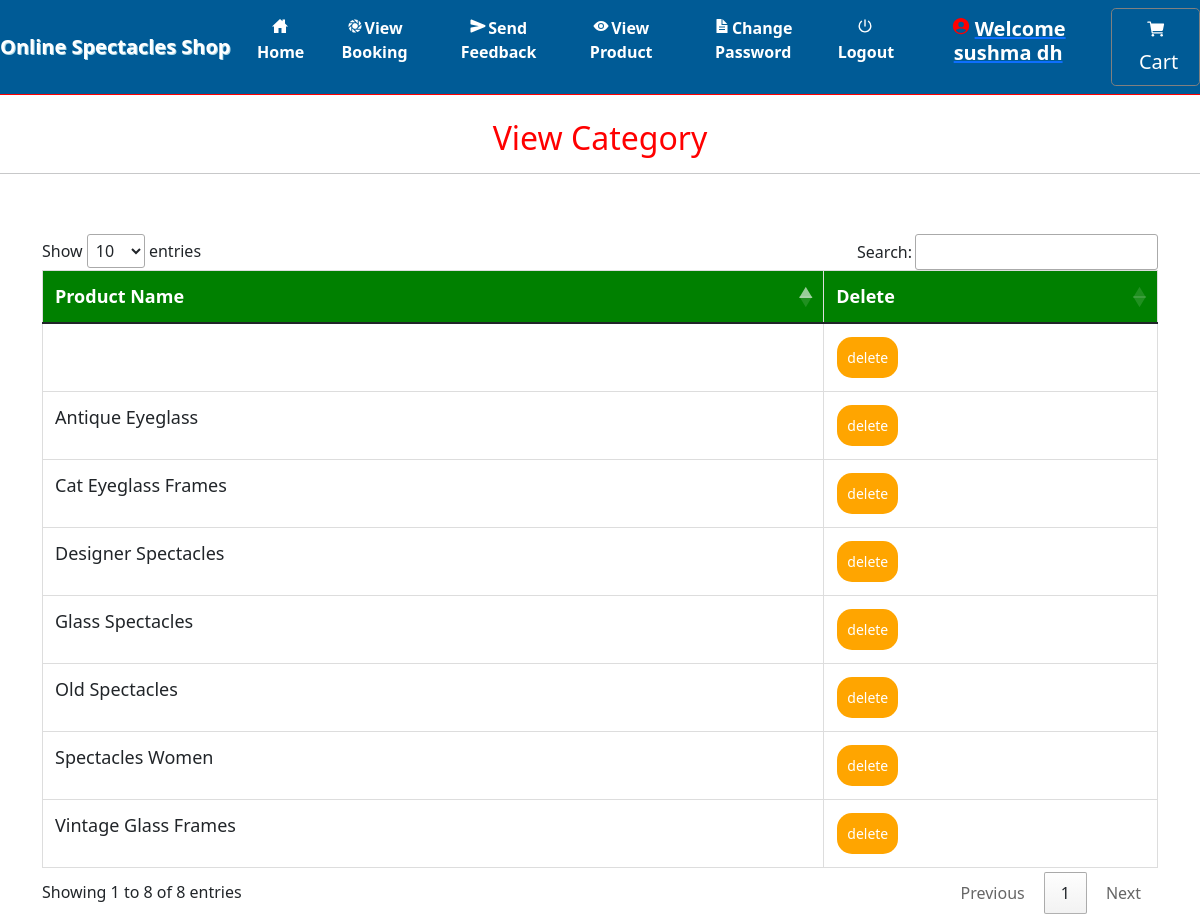
Screenshot of /view_categary/ (signed in) with the database file from the repository.
### grocery/models.py (models this page shows, shortened)
class Category(models.Model):
    name = models.CharField(max_length=30, null=True)

### grocery/views.py (the view)
# urls.py: path('view_categary/', View_Categary, name='view_categary'),
def View_Categary(request):
    if not request.user.is_authenticated:
        return redirect('login_admin')
    pro = Category.objects.all()
    d = {'pro': pro}
    return render(request,'view_category.html', d)

### grocery/templates/view_category.html (shortened to what this page needs)
{% extends 'navigation.html' %}
{% block body %}
<center><h2 style="color:red;margin-top:2%">View Category</h2></center><hr>
<div class="container" style="margin-top:5%">
<table class="table table-bordered" id="myTable">
  <thead>
  <tr>
    <th>Product Name</th>
    <th>Delete</th>
  </tr>
  </thead>
   <tbody>
    {% for i in pro %}
  <tr>
    <td>{{i.name}}</td>
    <td><a href="{% url 'delete_category' i.id %}" onclick="return confirm('Are you sure?')"><button class="button button1">delete</button></a></td>
  </tr>
    {% endfor %}
    </tbody>
</table>
 </div>
{% endblock %}

### grocery/templates/navigation.html (shortened to what this page needs)
<!DOCTYPE html>
<html lang="en">
<head>
    {% load static %}
 <link href="https://cdn.jsdelivr.net/npm/bootstrap@5.1.3/dist/css/bootstrap.min.css" rel="stylesheet">
  <link rel = stylesheet href = "//cdn.datatables.net/1.10.19/css/jquery.dataTables.min.css">
<link rel="stylesheet" href="https://cdnjs.cloudflare.com/ajax/libs/font-awesome/4.7.0/css/font-awesome.min.css">
</head>
<body style="background-color:white">
<nav class="navbar navbar-expand-sm" style = "background-color:#005b96	 ; border-bottom:1px solid red">
  <a class="navbar-brand pl-5" href="#" style="color:white ; font-weight : bold">Online Spectacles Shop</a>
<div class="collapse navbar-collapse" id="collapsibleNavbar">
  <ul class="navbar-nav pl-5 text-center">
    {% if request.user.username %}
    {% if not request.user.is_staff %}
    <li class="nav-item">
      <a class="nav-link" href="{% url 'home' %}" style="color:white"><ion-icon style="margin-right:2px" name="home-sharp"></ion-icon>Home</a>
    </li>
    <li class="nav-item">
      <a class="nav-link" href="{% url 'view_booking' %}" style="color:white"><ion-icon style="margin-right:2px" name="aperture"></ion-icon>View Booking</a>
    </li>
    <li class="nav-item">
      <a class="nav-link" href="{% url 'send_feedback' request.user.id %}" style="color:white"><ion-icon style="margin-right:2px" name="send"></ion-icon>Send Feedback</a>
    </li>
    <li class="nav-item">
      <a class="nav-link" href="{% url 'view_product' 0 %}" style="color:white"><ion-icon style="margin-right:2px" name="eye"></ion-icon>View Product</a>
    </li>
    <li class="nav-item">
      <a class="nav-link" href="{% url 'change_password' %}" style="color:white"><ion-icon style="margin-right:2px" name="document-text-sharp"></ion-icon>Change Password</a>
    </li>
    {% endif %}
    {% endif %}
    {% if request.user.is_authenticated %}
    <a class="nav-link" href="{% url 'logout' %}" style="color:white"><ion-icon style="margin-right:2px" name="power-sharp"></ion-icon>Logout</a>
    {% if not request.user.is_staff %}
    <li class="nav-item">
      <a href="{% url 'profile' %}"><h5 class="nav-link" style="color:white"><ion-icon style="margin-right:4px;color:#FF0000" name="person-circle-sharp"></ion-icon>Welcome {{request.user.username}}</h5>
      </a></li>
    {% else %}
    <li class="nav-item">
      <h5  class="nav-link" style="color:white"><ion-icon style="margin-right:4px;color:#FF0000" name="person-circle-sharp"></ion-icon>Welcome {{request.user.username}}</h5>
    </li>
    {% endif %}
    {% endif %}
    {% if not request.user.is_staff %}
    {% if request.user.username %}
      <a href="{% url 'cart' %}" style="border:1px solid gray" class="btn btn-default btn-lg text-dark text-capitalize">
        <ion-icon style="color:white;margin-top:2%" name="cart"></ion-icon><span style="margin-left:6px;margin-top:2%;color:white">Cart</span></a></center>
{% endif %}
    {% endif %}
    </ul>
</div>
</nav>
{% block body %}
{% endblock %}
</body></html>

### grocery/templates/navigation.html (style rules this page uses)
* { box-sizing: border-box; }
#myTable { border-collapse: collapse; width: 100%; border: 1px solid #ddd; font-size: 18px; }
#myTable th { text-align: left; padding: 12px; background-color: green; color: white; }
#myTable td { text-align: left; padding: 12px; background-color: white; }
#myTable tr { border-bottom: 1px solid #ddd; }
.button { background-color: orange; border: none; color: white; padding: 10px; text-align: center; text-decoration: none; display: inline-block; font-size: 14px; margin: 1px 1px; cursor: pointer; }
.button1 { border-radius: 15px; }
.nav-link { font-weight:bold; }
.navbar-brand { text-shadow: 1px 1px lightblue; }

### rows the page displays
Category: name "Designer Spectacles"
Category: name "Old Spectacles"
Category: name "Cat Eyeglass Frames"
Category: name "Antique Eyeglass"
Category: name "Glass Spectacles"
Category: name "Vintage Glass Frames"
Category: name "Spectacles Women"

### other values shown
{{ request.user.username }} "sushma dh"
